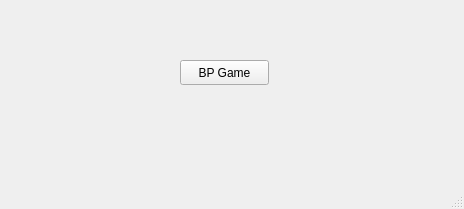
<?xml version="1.0" encoding="UTF-8"?>
<ui version="4.0">
 <class>MainWindow</class>
 <widget class="QMainWindow" name="MainWindow">
  <property name="geometry">
   <rect>
    <x>0</x>
    <y>0</y>
    <width>464</width>
    <height>209</height>
   </rect>
  </property>
  <property name="windowTitle">
   <string>MainWindow</string>
  </property>
  <widget class="QWidget" name="centralwidget">
   <widget class="QPushButton" name="BP_Settings">
    <property name="geometry">
     <rect>
      <x>180</x>
      <y>60</y>
      <width>89</width>
      <height>25</height>
     </rect>
    </property>
    <property name="text">
     <string>BP Game</string>
    </property>
   </widget>
  </widget>
  <widget class="QMenuBar" name="menubar">
   <property name="geometry">
    <rect>
     <x>0</x>
     <y>0</y>
     <width>464</width>
     <height>22</height>
    </rect>
   </property>
  </widget>
  <widget class="QStatusBar" name="statusbar"/>
 </widget>
 <resources/>
 <connections/>
</ui>
